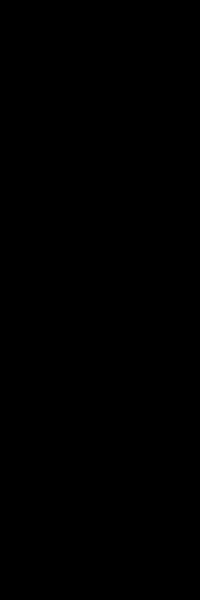
Frame 1 (no input)
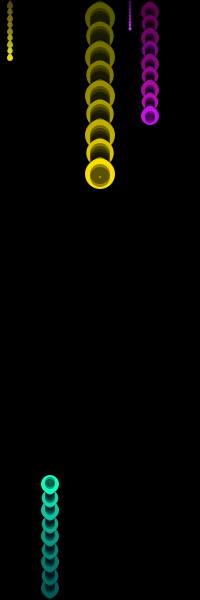
Frame 60 (the mouse pressed at the canvas centre just before this capture)
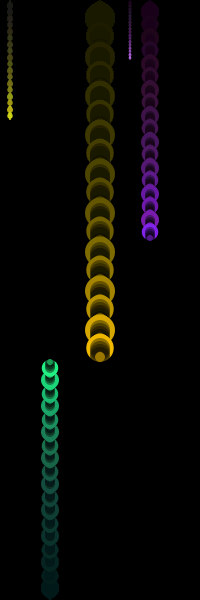
Frame 120 (the mouse held since frame 60 and released just before this capture)

The Processing sketch that drew these frames (run headless with seeded random() and noise(); from frame 60 on, the mouse is pressed at the canvas centre):

// Processing sketch: processing_72417
// ── processing_72417.pde


float y1;
float r;
float speedChange;

void setup(){

  size(200,600);
  background(0);
  frameRate(100);
  smooth();
	
}

void draw(){
  fill(0,5);
  rect(0,0,width,height);
  r=(y1)%6.5;
  
  noStroke();
  fill(255-(y1/3)%255,random(200,255),random(20,30));
  ellipse(10,y1%height,r,r);
  
  fill(255,(255-y1/2)%height,0);
  ellipse(100,y1*3%height,r*5,r*5);
    fill(0,100);
  ellipse(100,y1*3%height,20,20);
  
  fill(255-y1,y1/3%255,random(200,255));
  ellipse(150,y1*2%height,r*3,r*3);
  fill(0,100);
  ellipse(150,y1*2%height,10,10);
  
  fill(200,y1,r*100,255-y1/2);
  ellipse(130,y1/2,r/2,r/2); 
  
  fill(y1/3%255,255,255-y1);
  ellipse(50,height-y1*2%height,r*3,r*3);
  fill(0,100);
  ellipse(50,height-y1*2%height,10,10);
  
  y1=frameCount%height;
  

}
